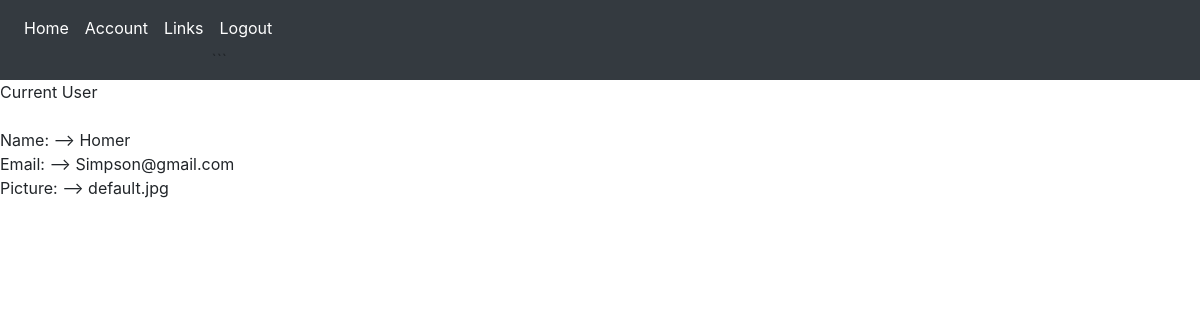
Page /account (signed in) on the committed database.
### short/models.py (models this page shows, shortened)
class User(db.Model, UserMixin):
    id = db.Column(db.Integer, primary_key=True)
    username = db.Column(db.String(40), unique=True, nullable=False)
    email = db.Column(db.String(40), unique=True, nullable=False)
    image_file = db.Column(db.String(40), nullable=False, default='default.jpg')
    password = db.Column(db.String(60), nullable=False)
    links = db.relationship('Link',backref='creator', lazy=True)

### short/routes.py (the view)
@app.route('/account')
@login_required
def account():
    return render_template('account.html',title='Account',current_user=current_user)

### short/models.py (called while the page is built)
@login_manager.user_loader
def load_user(user_id):
    return User.query.get(int(user_id))

### short/templates/account.html
{% extends "layout.html" %}
    {% block content %}
Current User <br><br>
Name: --> {{ current_user.username }}<br>
Email: --> {{ current_user.email }}<br>
Picture: --> {{ current_user.image_file }}<br>
    {% endblock content %}

### rows in the picture
User: username "Homer", email "Simpson@gmail.com", image_file "default.jpg"
